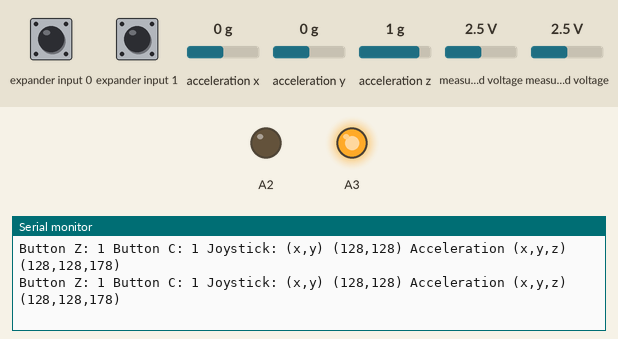
A sketch run on a simulated Arduino Uno, built with avr-gcc and run on an emulated ATmega328P. Shown: output pins drawn as LEDs (lit = HIGH), the last lines printed to the serial monitor. Wiring (inferred from the names in the program): Wii Nunchuk at I2C address 0x52. Inputs (shaded band) come from the test bench; at power-on: acceleration x 0 g, measured voltage 2.5 V, acceleration y 0 g, expander input 0 HIGH, expander input 1 HIGH, acceleration z 1 g.

Above: at 1.3 s.
1.4 s: acceleration x set to -1.4 g
At 2.2 s:
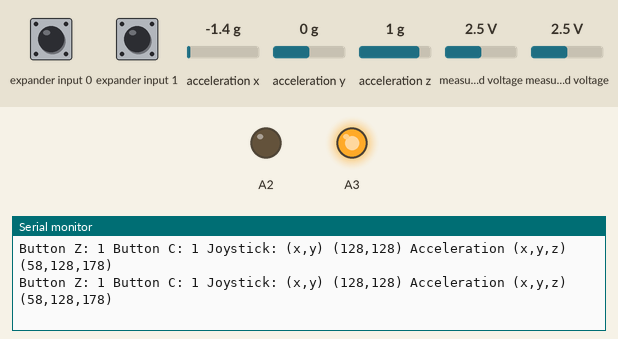
4.4 s: measured voltage (sensor 200) set to 1.2 V
At 4.9 s:
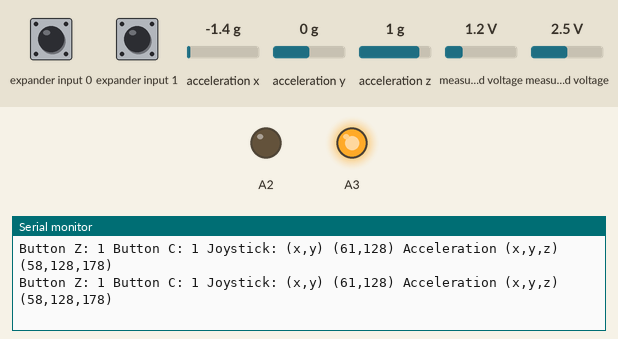
7.4 s: measured voltage (sensor 201) set to 1.2 V
At 8.5 s:
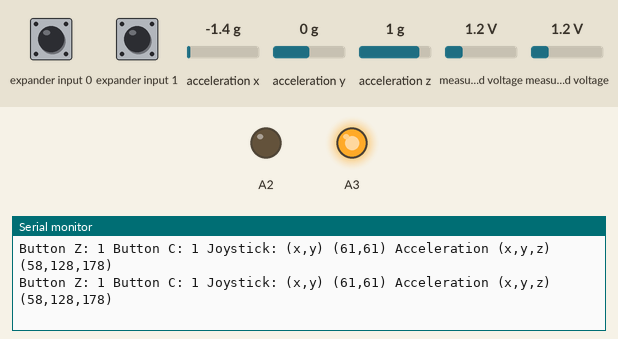
10.4 s: acceleration x set to 0 g
At 11.4 s:
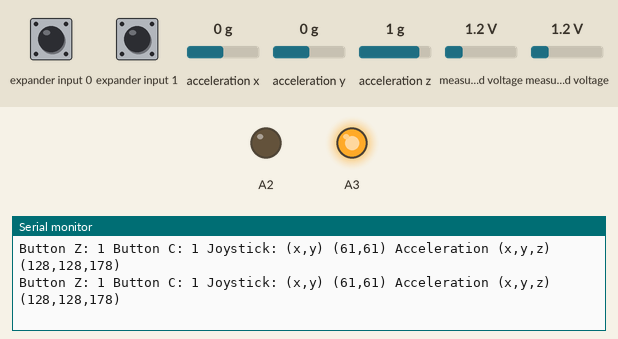
13.4 s: acceleration y set to -1.4 g
At 14.2 s:
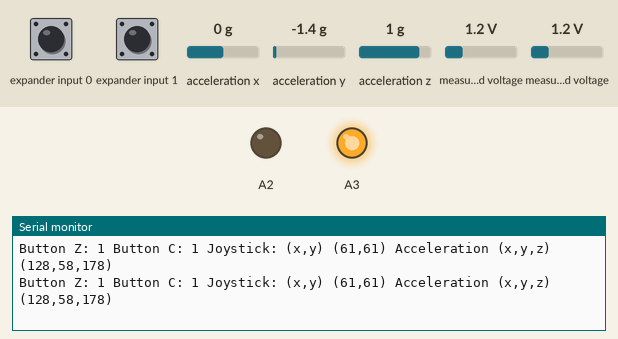
16.4 s: measured voltage (sensor 200) set to 0.1 V
At 16.9 s:
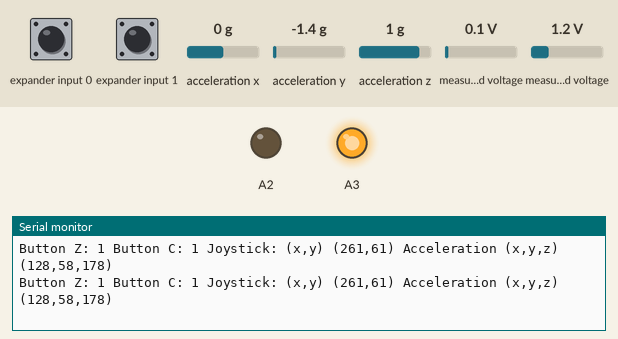
Timing chart, 0 to 19.4 s (numbered marks = the images above; inputs shaded):
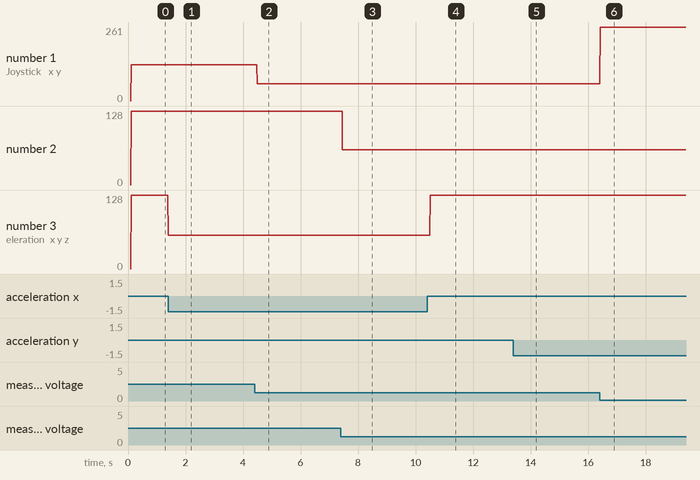

The sketch:

wiichuck_adapter.ino
```cpp
// wiichuck_adapter.ino - print joystick, accelerometer and button data to serial
// (c) BotBook.com - Karvinen, Karvinen, Valtokari


#include <Wire.h>

const char i2c_address = 0x52;

unsigned long lastGet=0; // ms
int jx = 0, jy = 0, accX = 0, accY = 0, accZ = 0, buttonZ = 0, buttonC = 0;	// <1>

void setup() {
  Serial.begin(115200);
  Wire.begin();
  pinMode(A2, OUTPUT);
  pinMode(A3, OUTPUT);
  digitalWrite(A2, LOW);	// <2>
  digitalWrite(A3, HIGH);	// <3>
  delay(100);
  initNunchuck();	// <4>

}

void loop() {
  if(millis() - lastGet > 100) {	// <5>
    get_data();	// <6>
    lastGet = millis();	// <7>
  }
  Serial.print("Button Z: ");
  Serial.print(buttonZ);	// <8>
  Serial.print(" Button C: ");
  Serial.print(buttonC);
  Serial.print(" Joystick: (x,y) (");
  Serial.print(jx);	// <9>
  Serial.print(",");
  Serial.print(jy);
  Serial.print(") Acceleration (x,y,z) (");
  Serial.print(accX);	// <10>
  Serial.print(",");
  Serial.print(accY);
  Serial.print(",");
  Serial.print(accZ);
  Serial.println(")");

  delay(10); // ms
}

void get_data() {
  int buffer[6]; // <11>
  Wire.requestFrom(i2c_address, 6);	// <12>
  int i = 0;	// <13>
  while(Wire.available()) {	// <14>
    buffer[i] = Wire.read();	// <15>
    buffer[i] ^= 0x17;	// <16>
    buffer[i] += 0x17;	// <17>
    i++;
  }
  if(i != 6) {	// <18>
    Serial.println("Error reading from i2c");
  }
  write_i2c_zero();	// <19>

  buttonZ = buffer[5] & 0x01;	// <20>
  buttonC = (buffer[5] >> 1) & 0x01;	// <21>
  jx = buffer[0];	// <22>
  jy = buffer[1];
  accX = buffer[2];
  accY = buffer[3];
  accZ = buffer[4];

}

void write_i2c_zero() {
  Wire.beginTransmission(i2c_address);
  Wire.write(0x00);
  Wire.endTransmission();
}

void initNunchuck()
{
  Wire.beginTransmission(i2c_address);
  Wire.write(0x40);
  Wire.write(0x00);
  Wire.endTransmission();
}
```

Measured:
- after the input at 1.4 s, the serial monitor: prints a new line at once (image 1)
- after the input at 4.4 s, the serial monitor: prints a new line after 0.09 s (image 2)
- after the input at 7.4 s, the serial monitor: prints a new line after 0.06 s (image 3)
- after the input at 10.4 s, the serial monitor: prints a new line after 0.10 s (image 4)
- after the input at 13.4 s, the serial monitor: prints a new line after 0.07 s (image 5)
- after the input at 16.4 s, the serial monitor: prints a new line at once (image 6)
- plotted number 1: 128 → 61 after the input at 4.4 s, 61 → 261 after the input at 16.4 s
- plotted number 3: 128 → 58 after the input at 1.4 s
